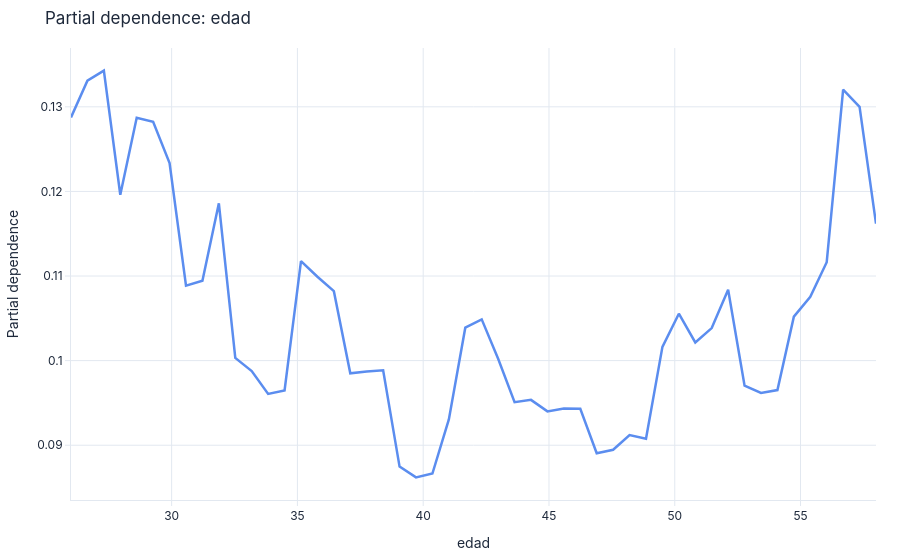

The notebook cell saved with this chart:
### Markdown cell above
**Lectura.** Este contacto llega a una probabilidad altísima empujado por su **resultado en
la campaña anterior** (ya contrató antes) y por el **momento de tasas**; sus datos personales casi
no pesan *en su caso*. Esto convierte una probabilidad en una **conversación**: el ejecutivo no lo
llama "porque el modelo lo dijo", lo llama **porque es un cliente que ya confió antes y el momento
acompaña**. Y ante un regulador, esta es la respuesta al "¿por qué me contactaron/clasificaron
así?".

## PDP: el efecto de una variable, aislado

El **gráfico de dependencia parcial** (*partial dependence plot*) muestra cómo cambia la
predicción promedio al mover **una** variable, dejando el resto constante.

### Code cell
exp.plot_model(modelo_base, plot='pdp', feature='edad')

### Figure 1 — Plotly figure (JSON) as saved in the notebook; plotly's stock layout.template omitted (floating-point values rounded to 4 significant figures)
{"data": [{"hovertemplate": "edad: %{x:.3f}<br>PDP: %{y:.3f}<extra></extra>", "line": {"color": "#5B8DEF", "width": 2.5}, "mode": "lines", "name": "PDP (mean)", "type": "scatter", "x": [26.0, 26.65, 27.31, 27.96, 28.61, 29.27, 29.92, 30.57, 31.22, 31.88, 32.53, 33.18, 33.84, 34.49, 35.14, 35.8, 36.45, 37.1, 37.76, 38.41, 39.06, 39.71, 40.37, 41.02, 41.67, 42.33, 42.98, 43.63, 44.29, 44.94, 45.59, 46.24, 46.9, 47.55, 48.2, 48.86, 49.51, 50.16, 50.82, 51.47, 52.12, 52.78, 53.43, 54.08, 54.73, 55.39, 56.04, 56.69, 57.35, 58.0], "y": [0.1288, 0.1331, 0.1343, 0.1196, 0.1287, 0.1282, 0.1233, 0.1089, 0.1094, 0.1186, 0.1003, 0.09877, 0.09607, 0.09648, 0.1118, 0.1099, 0.1082, 0.0985, 0.09872, 0.09885, 0.08747, 0.0862, 0.08666, 0.09305, 0.1039, 0.1049, 0.1002, 0.09509, 0.09536, 0.094, 0.09433, 0.09431, 0.08905, 0.08946, 0.09121, 0.09076, 0.1016, 0.1055, 0.1021, 0.1038, 0.1084, 0.09704, 0.09619, 0.09652, 0.1052, 0.1075, 0.1116, 0.132, 0.13, 0.1162]}], "layout": {"font": {"color": "#1E293B", "family": "Inter, system-ui, sans-serif", "size": 12}, "hoverlabel": {"bgcolor": "white", "bordercolor": "#E2E8F0", "font": {"family": "Inter, system-ui, sans-serif", "size": 12}}, "legend": {"bgcolor": "rgba(0,0,0,0)", "borderwidth": 0, "orientation": "h", "x": 0, "y": -0.18}, "margin": {"b": 48, "l": 56, "r": 24, "t": 48}, "paper_bgcolor": "rgba(0,0,0,0)", "plot_bgcolor": "rgba(0,0,0,0)", "showlegend": false, "title": {"text": "Partial dependence: edad"}, "xaxis": {"automargin": true, "gridcolor": "#E2E8F0", "linecolor": "#E2E8F0", "tickcolor": "#E2E8F0", "ticks": "outside", "title": {"text": "edad"}, "zerolinecolor": "#E2E8F0"}, "yaxis": {"automargin": true, "gridcolor": "#E2E8F0", "linecolor": "#E2E8F0", "tickcolor": "#E2E8F0", "ticks": "outside", "title": {"text": "Partial dependence"}, "zerolinecolor": "#E2E8F0"}}}
